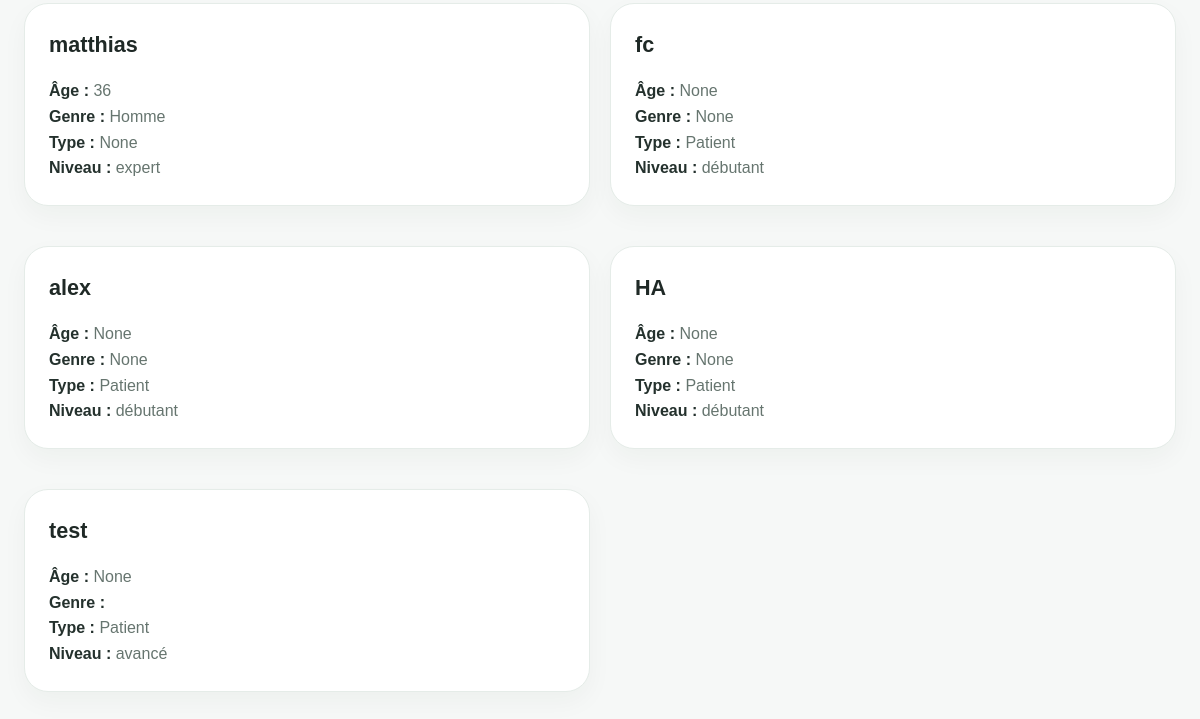
Page /members/ (signed in, lower part) on the earlier database version.
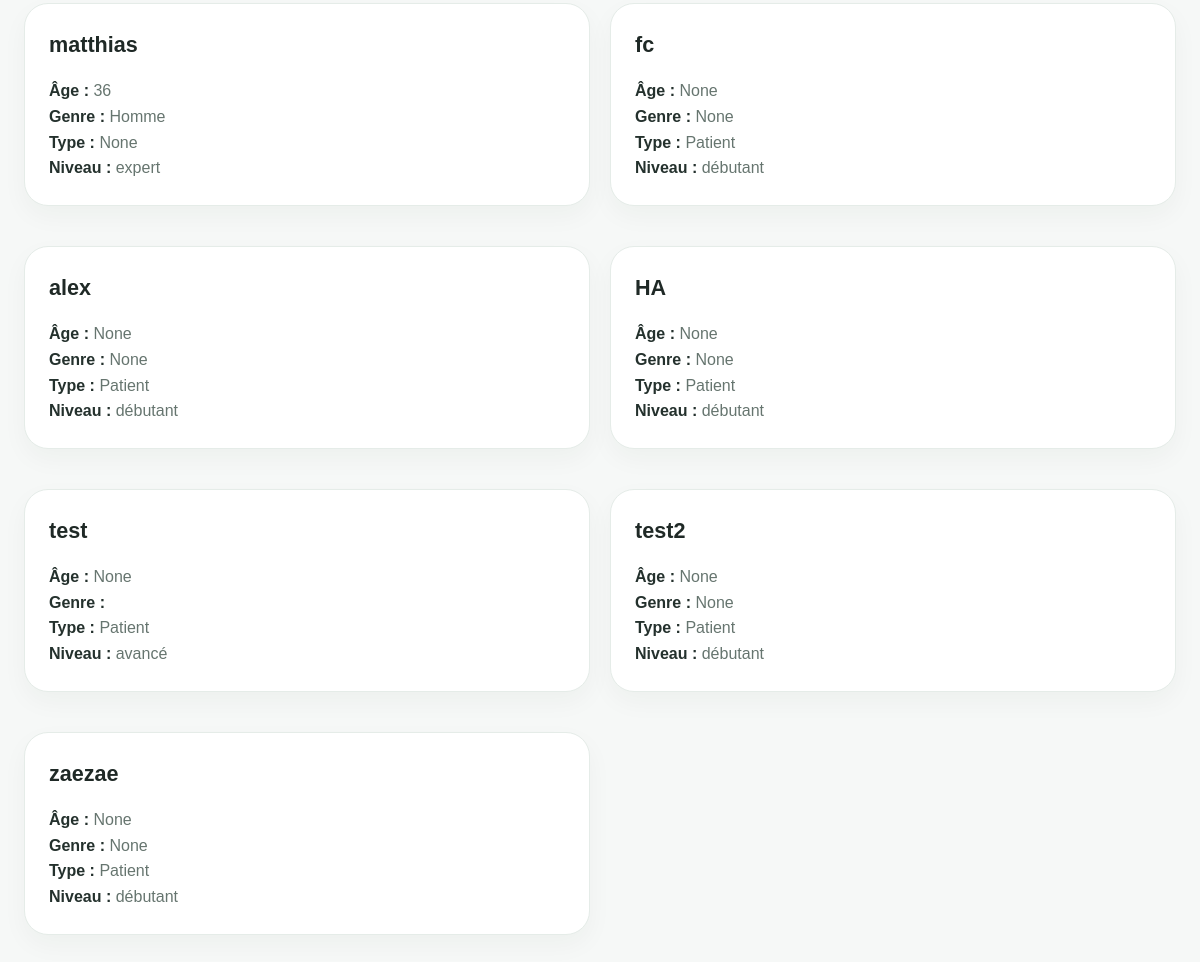
Same page on the later database version.
### hopital/models.py (models this page shows, shortened)
class Profil(models.Model):
    user = models.OneToOneField(User, on_delete=models.CASCADE)
    photo = models.ImageField(upload_to='photos/', blank=True, null=True)
    age = models.IntegerField(blank=True, null=True)
    genre = models.CharField(max_length=10, blank=True, null=True)
    date_naissance = models.DateField(blank=True, null=True)
    type_membre = models.CharField(max_length=50, blank=True, null=True)
    niveau = models.CharField(max_length=20, default='débutant')
    nb_connexions = models.IntegerField(default=0)
    nb_actions = models.IntegerField(default=0)
    statut = models.CharField(max_length=20, default='non validé')
    date_inscription = models.DateTimeField(auto_now_add=True)
    valide = models.BooleanField(default=False)

### hopital/views.py (the view)
# urls.py: path("members/", views.members, name="members"),
@login_required
def members(request):
    profils = Profil.objects.select_related("user").all()
    q = request.GET.get("q")
    if q:
        profils = profils.filter(user__username__icontains=q)
    return render(request, "hopital/members.html", {
        "profils": profils
    })

### hopital/templates/hopital/members.html (shortened to what this page needs)
{% load static %}
<!DOCTYPE html>
<html lang="fr">
<head>
  <link rel="stylesheet" href="{% static 'hopital/CSS/style.css' %}">
</head>
<body>
<main class="dashboard-page">
  <div class="container">
    <section class="profile-grid">
      {% for profil in profils %}
        <div class="profile-card">
          <h2>{{ profil.user.username }}</h2>
          <ul class="profile-list">
            <li><strong>Âge :</strong> {{ profil.age }}</li>
            <li><strong>Genre :</strong> {{ profil.genre }}</li>
            <li><strong>Type :</strong> {{ profil.type_membre }}</li>
            <li><strong>Niveau :</strong> {{ profil.niveau }}</li>
          </ul>
        </div>
      {% empty %}
        <p>Aucun membre trouvé.</p>
      {% endfor %}
    </section>
  </div>
</main>
</body>
</html>

Differences in the rows shown:
added Profil: user.username "test2", age "None", genre "None", type_membre "Patient", niveau "débutant"
added Profil: user.username "zaezae", age "None", genre "None", type_membre "Patient", niveau "débutant"
